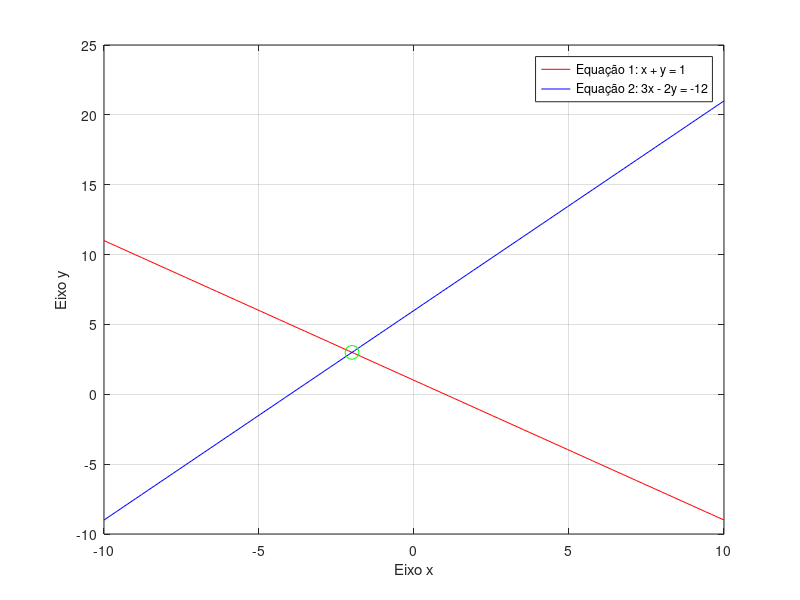

This chart was generated by the following MATLAB code:
x = linspace(-10, 10, 100);
y1 = -x + 1;
y2 = (3 * x + 12)/2;

plot(x, y1, 'r', x, y2, 'b');
hold on; % Permite adicionar mais elementos ao gráfico existente
plot(-2, 3, 'go', 'MarkerSize', 10); % Plota o ponto (x, y) com um marcador verde ('go')

legend('Equação 1: x + y = 1', 'Equação 2: 3x - 2y = -12');
xlabel('Eixo x');
ylabel('Eixo y');
grid on;
